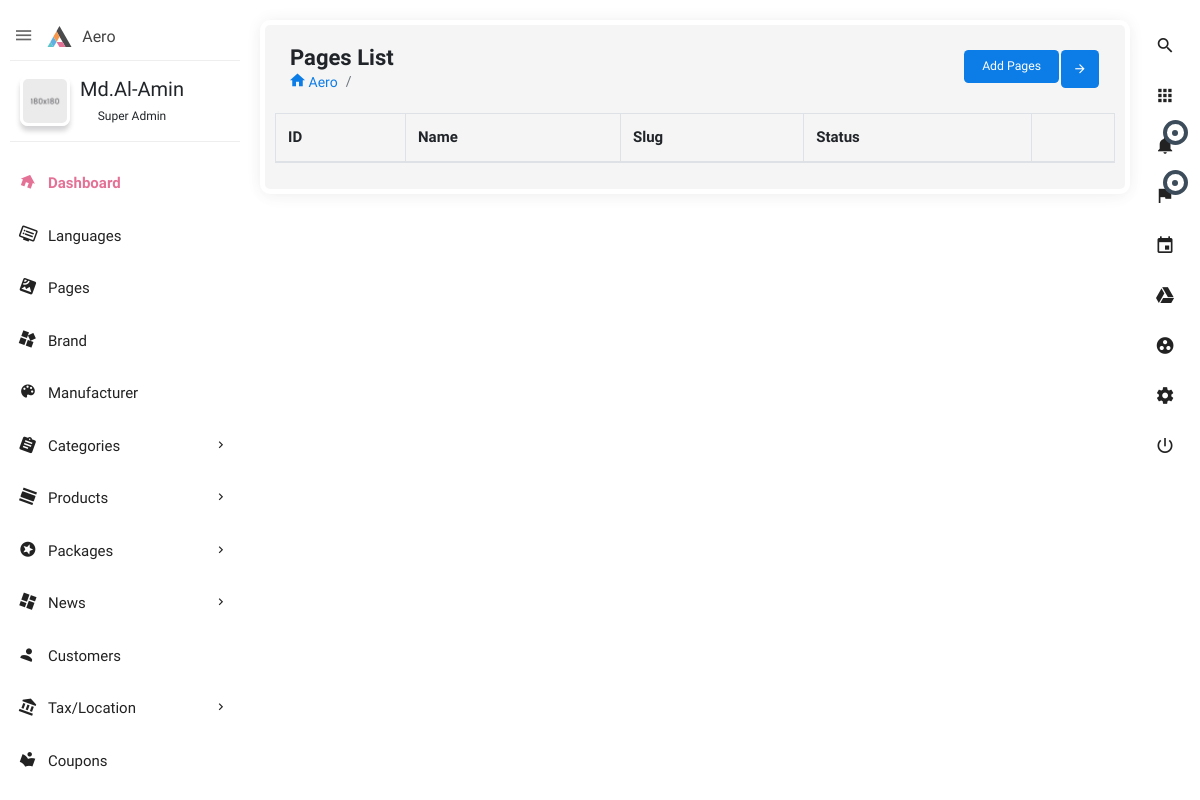
The page /home/Pages-list on the database as committed earlier.
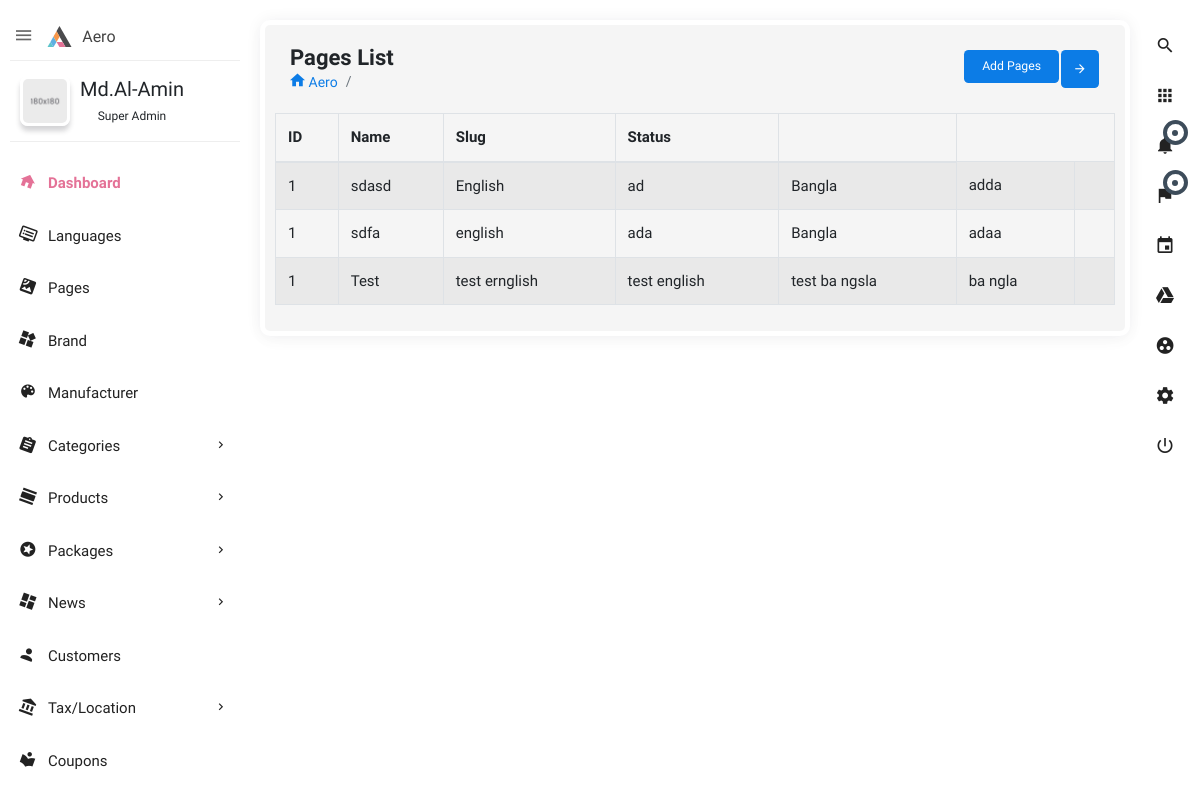
The same page on the database as committed later.
### pages/models.py (models this page shows, shortened)
class Pages(models.Model):
    page_slug = models.CharField(max_length=50, blank=True, null=True)
    page_name_english = models.CharField(max_length=20)
    description_english = models.CharField( max_length=20, blank=True, null=True)
    page_name_bangla = models.CharField(max_length=20)
    description_bangla = models.CharField(max_length=20, blank=True, null=True)

### pages/views.py (the view)
# urls.py: path('Pages-list',  views.list, name='l_list'),
def list(request):
    lists = Pages.objects.all()
    args = {'lists': lists}
    return render(request, 'Pages/list.html', args)

### pages/templates/pages/list.html
{% extends 'base.html' %}
{% load static %}
{% block main_content %}
<section class="content">
    <div class="block-header">
        <div class="row">
            <div class="col-lg-7 col-md-6 col-sm-12">
                <h2>Pages List</h2>
                <ul class="breadcrumb">
                    <li class="breadcrumb-item"><a href="index.html"><i class="zmdi zmdi-home"></i> Aero</a></li>
                    <li class="breadcrumb-item active"></li>
                </ul>
            </div>
            <div class="col-lg-5 col-md-6 col-sm-12">
                <button class="btn btn-primary btn-icon float-right right_icon_toggle_btn" type="button"><i
                        class="zmdi zmdi-arrow-right"></i></button>
                <div class="box-footer text-right">
                    <a href="/home/pages">
                        <button type="button" class="btn btn-primary">Add Pages</button>
                    </a>
                </div>
            </div>
        </div>
    </div>
    <table id="example1" class="table table-bordered table-striped">
        <thead>
            <tr>
                <th>ID</th>
                <th>Name</th>
                <th>Slug</th>
                <th>Status</th>
                <th></th>
            </tr>
        </thead>
        <tbody>
            {% for list in lists%}
            <tr>
                <td>1</td>
                <td>{{list.page_slug}}</td>
                <td>{{list.page_name_english}}</td>
                <td>{{list.description_english}}</td>
                <td>{{list.page_name_bangla}}</td>
                <td>{{list.description_bangla}}</td>
                <td>
                </td>
            </tr>
            {% endfor %}
        </tbody>
    </table>
</section>
{% endblock main_content %}

### home/templates/base.html (shortened to what this page needs)
{% load static %}
<!doctype html>
<html class="no-js " lang="en">
<head>
    <link rel="stylesheet" href="{% static 'assets/plugins/bootstrap/css/bootstrap.min.css' %}">
    <link rel="stylesheet" href="{% static 'assets/plugins/jvectormap/jquery-jvectormap-2.0.3.min.css' %}" />
    <link rel="stylesheet" href="{% static 'assets/plugins/charts-c3/plugin.css'%}" />
    <link rel="stylesheet" href="{% static 'assets/plugins/morrisjs/morris.min.css'%}" />
    <link rel="stylesheet" href="{% static 'assets/plugins/select2/select2.min.css'%}" />
    <link rel="stylesheet" href="{% static 'assets/css/style.min.css'%}">
</head>
<body class="theme-blush">
    {% include 'home/includes/righticonslidebar.html' %}
    {% include 'home/includes/leftslidebar.html' %}
    {% block main_content %}{% endblock main_content %}
</body>
</html>

### home/templates/home/includes/righticonslidebar.html (shortened to what this page needs)
<div class="navbar-right">
    <ul class="navbar-nav">
        <li><a href="#search" class="main_search" title="Search..."><i class="zmdi zmdi-search"></i></a></li>
        <li class="dropdown">
            <a href="javascript:void(0);" class="dropdown-toggle" title="App" data-toggle="dropdown" role="button"><i
                    class="zmdi zmdi-apps"></i></a>
        </li>
        <li class="dropdown">
            <a href="javascript:void(0);" class="dropdown-toggle" title="Notifications" data-toggle="dropdown"
                role="button"><i class="zmdi zmdi-notifications"></i>
                <div class="notify"><span class="heartbit"></span><span class="point"></span></div>
            </a>
        </li>
        <li class="dropdown">
            <a href="javascript:void(0);" class="dropdown-toggle" data-toggle="dropdown" role="button"><i
                    class="zmdi zmdi-flag"></i>
                <div class="notify"><span class="heartbit"></span><span class="point"></span></div>
            </a>
        </li>
        <li><a href="javascript:void(0);" class="app_calendar" title="Calendar"><i class="zmdi zmdi-calendar"></i></a>
        </li>
        <li><a href="javascript:void(0);" class="app_google_drive" title="Google Drive"><i
                    class="zmdi zmdi-google-drive"></i></a></li>
        <li><a href="javascript:void(0);" class="app_group_work" title="Group Work"><i
                    class="zmdi zmdi-group-work"></i></a></li>
        <li><a href="javascript:void(0);" class="js-right-sidebar" title="Setting"><i
                    class="zmdi zmdi-settings zmdi-hc-spin"></i></a></li>
        <li><a href="sign-in.html" class="mega-menu" title="Sign Out"><i class="zmdi zmdi-power"></i></a></li>
    </ul>
</div>

### home/templates/home/includes/leftslidebar.html (shortened to what this page needs)
{% load static %}
<aside id="leftsidebar" class="sidebar">
    <div class="navbar-brand">
        <button class="btn-menu ls-toggle-btn" type="button"><i class="zmdi zmdi-menu"></i></button>
        <a href="index.html"><img src="{% static 'assets/images/logo.svg' %}" width="25" alt="Aero"><span
                class="m-l-10">Aero</span></a>
    </div>
    <div class="menu">
        <ul class="list">
            <li>
                <div class="user-info">
                    <a class="image" href="profile.html"><img src="assets/images/profile_av.jpg" alt="User"></a>
                    <div class="detail">
                        <h4>Md.Al-Amin</h4>
                        <small>Super Admin</small>
                    </div>
                </div>
            </li>
            <li class="active open"><a href="/home"><i class="zmdi zmdi-home"></i><span>Dashboard</span></a></li>
            <li class=""><a href="/home/languages-list"><i class="zmdi zmdi-tv-list"></i><span>Languages</span></a></li>
            <li class=""><a href="/home/Pages-list"><i class="zmdi zmdi-satellite"></i><span>Pages</span></a></li>
            <li><a href="/home/brand-list"><i class="zmdi zmdi-widgets"></i><span>Brand</span></a></li>
            <li><a href="/home/manufacturer-list"><i class="zmdi zmdi-palette"></i><span>Manufacturer</span></a></li>
            <li> <a href="javascript:void(0);" class="menu-toggle"><i
                        class="zmdi zmdi-assignment"></i><span>Categories</span></a>
            </li>
            <li> <a href="javascript:void(0);" class="menu-toggle"><i
                        class="zmdi zmdi-view-day"></i><span>Products</span></a>
            </li>
            <li> <a href="javascript:void(0);" class="menu-toggle"><i
                        class="zmdi zmdi-star-circle"></i><span>Packages</span></a>
            </li>
            <li><a href="javascript:void(0);" class="menu-toggle"><i
                        class="zmdi zmdi-view-dashboard"></i><span>News</span></a>
            </li>
            <li><a href="/home/customers"><i class="zmdi zmdi-account"></i><span>Customers</span></a></li>
            <li><a href="javascript:void(0);" class="menu-toggle"><i
                        class="zmdi zmdi-balance"></i><span>Tax/Location</span></a>
            </li>
            <li><a href="/home/coupons"><i class="zmdi zmdi-library"></i><span>Coupons</span></a></li>
            <li><a href="javascript:void(0);" class="menu-toggle"><span>Notifications</span></a>
            </li>
        </ul>
    </div>
</aside>

Rows that differ between the two databases and show on the page:
added Pages: page_slug "sdasd", page_name_english "English", description_english "ad", page_name_bangla "Bangla", description_bangla "adda"
added Pages: page_slug "sdfa", page_name_english "english", description_english "ada", page_name_bangla "Bangla", description_bangla "adaa"
added Pages: page_slug "Test", page_name_english "test ernglish", description_english "test english", page_name_bangla "test ba ngsla", description_bangla "ba ngla"
